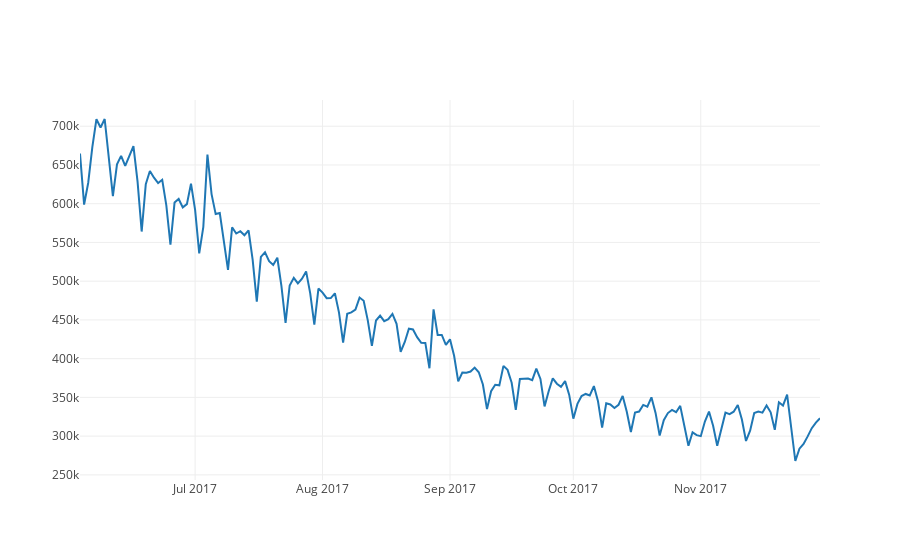

The notebook cell this image was saved under:
### Code cell
df = df[df["Region"] == "us"][df["Track Name"] == "Shape of You"]
df_cut = df[df['Date'] >= datetime(2017, 6, 3)][df['Date'] < datetime(2017, 12, 1)]

trace = go.Scatter(x = df_cut['Date'], y = df_cut['Streams'], name = 'Shape of You')
po.iplot(go.Figure([trace]))

### Figure 1 — Plotly figure (JSON) as saved in the notebook; plotly's stock layout.template omitted (floating-point values rounded to 4 significant figures; data arrays with more than 128 entries replaced by an {"elided": "..."} marker saying what was removed)
{"data": [{"name": "Shape of You", "type": "scatter", "uid": "410f2d00-24d1-4f56-aff8-8bfe10106b68", "x": {"elided": "181 str values"}, "y": {"elided": "181 int values"}}], "layout": {}}
